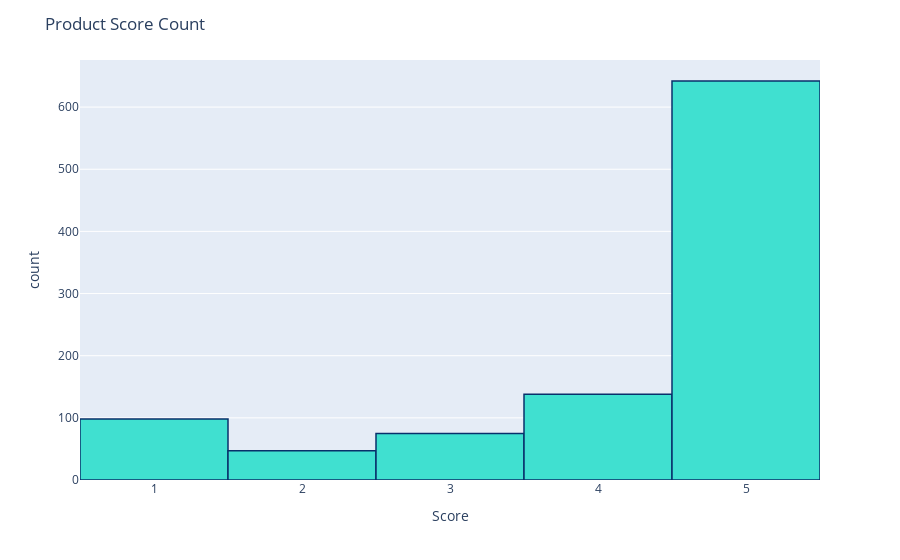

Notebook cell for this chart:
### Code cell
fig = px.histogram(reviews_sub, x="Score")
fig.update_traces(marker_color="turquoise",marker_line_color='rgb(8,48,107)',
                  marker_line_width=1.5)
fig.update_layout(title_text='Product Score Count')
fig.show()

### Figure 1 — Plotly figure (JSON) as saved in the notebook; plotly's stock layout.template omitted (floating-point values rounded to 4 significant figures; data arrays with more than 128 entries replaced by an {"elided": "..."} marker saying what was removed)
{"data": [{"alignmentgroup": "True", "bingroup": "x", "hovertemplate": "Score=%{x}<br>count=%{y}<extra></extra>", "legendgroup": "", "marker": {"color": "turquoise", "line": {"color": "rgb(8,48,107)", "width": 1.5}, "pattern": {"shape": ""}}, "name": "", "offsetgroup": "", "orientation": "v", "showlegend": false, "type": "histogram", "x": {"elided": "1000 int values"}, "xaxis": "x", "yaxis": "y"}], "layout": {"barmode": "relative", "legend": {"tracegroupgap": 0}, "margin": {"t": 60}, "title": {"text": "Product Score Count"}, "xaxis": {"anchor": "y", "domain": [0, 1], "title": {"text": "Score"}}, "yaxis": {"anchor": "x", "domain": [0, 1], "title": {"text": "count"}}}}
